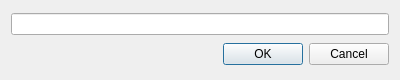
<?xml version="1.0" encoding="UTF-8"?>
<ui version="4.0">
 <class>Dialog</class>
 <widget class="QDialog" name="Dialog">
  <property name="geometry">
   <rect>
    <x>0</x>
    <y>0</y>
    <width>400</width>
    <height>80</height>
   </rect>
  </property>
  <property name="windowTitle">
   <string>Edit Task</string>
  </property>
  <layout class="QGridLayout" name="gridLayout">
   <item row="0" column="0">
    <widget class="QLineEdit" name="lineEdit">
     <property name="clearButtonEnabled">
      <bool>true</bool>
     </property>
    </widget>
   </item>
   <item row="1" column="0">
    <widget class="QDialogButtonBox" name="buttonBox">
     <property name="orientation">
      <enum>Qt::Horizontal</enum>
     </property>
     <property name="standardButtons">
      <set>QDialogButtonBox::Cancel|QDialogButtonBox::Ok</set>
     </property>
    </widget>
   </item>
  </layout>
 </widget>
 <resources/>
 <connections>
  <connection>
   <sender>buttonBox</sender>
   <signal>accepted()</signal>
   <receiver>Dialog</receiver>
   <slot>accept()</slot>
   <hints>
    <hint type="sourcelabel">
     <x>248</x>
     <y>254</y>
    </hint>
    <hint type="destinationlabel">
     <x>157</x>
     <y>274</y>
    </hint>
   </hints>
  </connection>
  <connection>
   <sender>buttonBox</sender>
   <signal>rejected()</signal>
   <receiver>Dialog</receiver>
   <slot>reject()</slot>
   <hints>
    <hint type="sourcelabel">
     <x>316</x>
     <y>260</y>
    </hint>
    <hint type="destinationlabel">
     <x>286</x>
     <y>274</y>
    </hint>
   </hints>
  </connection>
 </connections>
</ui>
